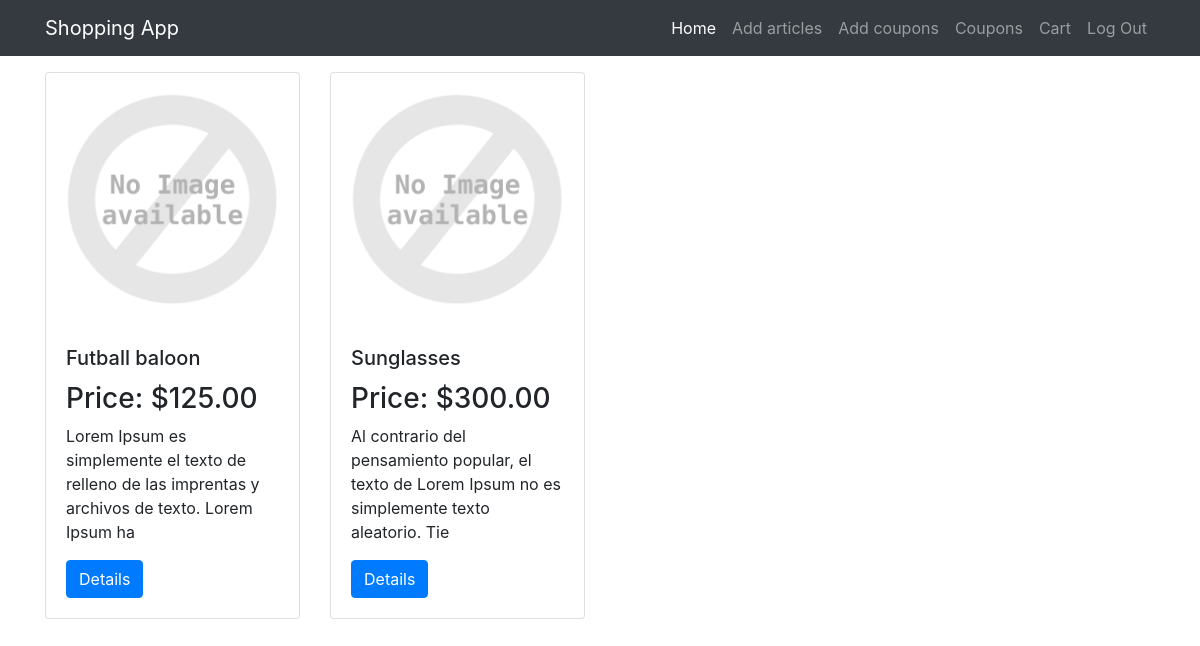
The app's page / (signed in) with its own data.
### articles/models.py (models this page shows, shortened)
class Article(models.Model):
    name = models.CharField(max_length=255)
    description = models.TextField()
    price = models.DecimalField(max_digits=10, decimal_places=2)
    created = models.DateTimeField(auto_now_add=True)
    updated = models.DateTimeField(auto_now=True)
    def __str__(self):
        return self.name

### articles/views.py (the view)
# urls.py: path('', views.ListArticleView.as_view(), name='article_list'),
class ListArticleView(ListView):
    model = Article
    template_name = 'article/list.html'

### articles/templates/article/list.html (shortened to what this page needs)
{% extends "base.html" %}
{% load static %}
{% load i18n %}
{% block content %}
<div class="row">
    {% for article in object_list %}
    <div class="col-sm-3">
        <div class="card">
            <img class="card-img-top" src="{% static 'images/nia.png' %}" alt="Card image cap">
            <div class="card-body">
                <h5 class="card-title">{{ article }}</h5>
                <h3>Price: ${{ article.price }}</h3>
                <p class="card-text">{{ article.description|slice:":100" }}</p>
                <a href="{% url 'article_details' article.id %}" class="btn btn-primary">Details</a>
            </div>
        </div>
    </div>
    {% endfor %}
</div>
{% endblock %}

### records on screen
Article: name "Futball baloon", price "125.00", description "Lorem Ipsum es simplemente el texto de relleno de las imprentas y archivos de texto. Lorem Ipsum ha"
Article: name "Sunglasses", price "300.00", description "Al contrario del pensamiento popular, el texto de Lorem Ipsum no es simplemente texto aleatorio. Tie"
